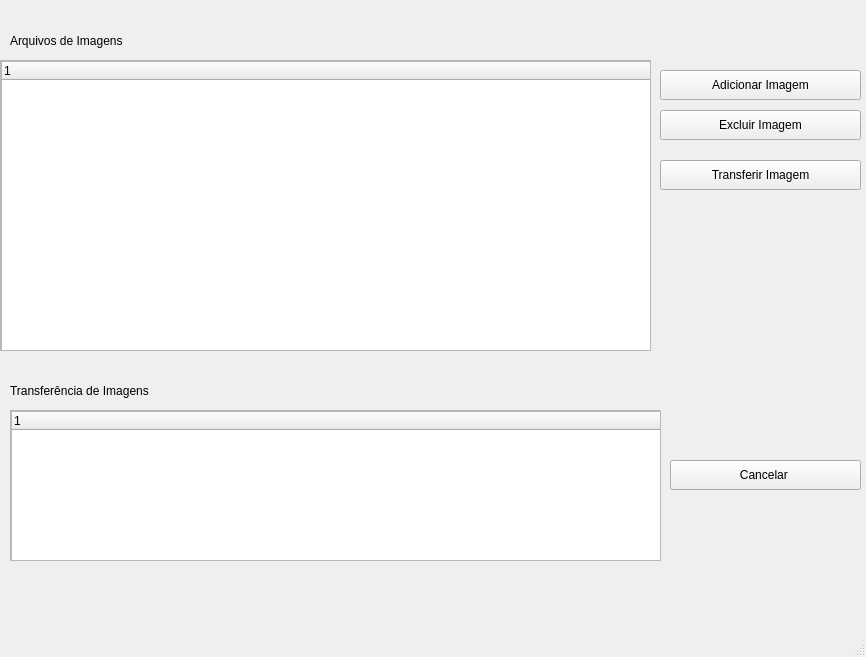
<?xml version="1.0" encoding="UTF-8"?>
<ui version="4.0">
 <class>MainWindow</class>
 <widget class="QMainWindow" name="MainWindow">
  <property name="geometry">
   <rect>
    <x>0</x>
    <y>0</y>
    <width>866</width>
    <height>657</height>
   </rect>
  </property>
  <property name="windowTitle">
   <string>ARIEL</string>
  </property>
  <widget class="QWidget" name="centralwidget">
   <widget class="QLabel" name="label">
    <property name="geometry">
     <rect>
      <x>10</x>
      <y>30</y>
      <width>181</width>
      <height>21</height>
     </rect>
    </property>
    <property name="text">
     <string>Arquivos de Imagens</string>
    </property>
   </widget>
   <widget class="QScrollArea" name="scrollArea">
    <property name="geometry">
     <rect>
      <x>0</x>
      <y>60</y>
      <width>651</width>
      <height>291</height>
     </rect>
    </property>
    <property name="widgetResizable">
     <bool>true</bool>
    </property>
    <widget class="QWidget" name="scrollAreaWidgetContents">
     <property name="geometry">
      <rect>
       <x>0</x>
       <y>0</y>
       <width>649</width>
       <height>289</height>
      </rect>
     </property>
     <widget class="QTreeWidget" name="tw_imgFile">
      <property name="geometry">
       <rect>
        <x>0</x>
        <y>0</y>
        <width>651</width>
        <height>291</height>
       </rect>
      </property>
      <column>
       <property name="text">
        <string notr="true">1</string>
       </property>
      </column>
     </widget>
    </widget>
   </widget>
   <widget class="QPushButton" name="btn_addImg">
    <property name="geometry">
     <rect>
      <x>660</x>
      <y>70</y>
      <width>201</width>
      <height>30</height>
     </rect>
    </property>
    <property name="text">
     <string>Adicionar Imagem</string>
    </property>
   </widget>
   <widget class="QPushButton" name="btn_remove_Img">
    <property name="geometry">
     <rect>
      <x>660</x>
      <y>110</y>
      <width>201</width>
      <height>30</height>
     </rect>
    </property>
    <property name="text">
     <string>Excluir Imagem</string>
    </property>
   </widget>
   <widget class="QPushButton" name="btn_transferImg">
    <property name="geometry">
     <rect>
      <x>660</x>
      <y>160</y>
      <width>201</width>
      <height>30</height>
     </rect>
    </property>
    <property name="text">
     <string>Transferir Imagem</string>
    </property>
   </widget>
   <widget class="QLabel" name="label_2">
    <property name="geometry">
     <rect>
      <x>10</x>
      <y>380</y>
      <width>221</width>
      <height>21</height>
     </rect>
    </property>
    <property name="text">
     <string>Transferência de Imagens</string>
    </property>
   </widget>
   <widget class="QScrollArea" name="scrollArea_2">
    <property name="geometry">
     <rect>
      <x>10</x>
      <y>410</y>
      <width>651</width>
      <height>151</height>
     </rect>
    </property>
    <property name="widgetResizable">
     <bool>true</bool>
    </property>
    <widget class="QWidget" name="scrollAreaWidgetContents_2">
     <property name="geometry">
      <rect>
       <x>0</x>
       <y>0</y>
       <width>649</width>
       <height>149</height>
      </rect>
     </property>
     <widget class="QTreeWidget" name="tw_transferImg">
      <property name="geometry">
       <rect>
        <x>0</x>
        <y>0</y>
        <width>651</width>
        <height>151</height>
       </rect>
      </property>
      <column>
       <property name="text">
        <string notr="true">1</string>
       </property>
      </column>
     </widget>
    </widget>
   </widget>
   <widget class="QPushButton" name="btn_cancelTransfer">
    <property name="geometry">
     <rect>
      <x>670</x>
      <y>460</y>
      <width>191</width>
      <height>30</height>
     </rect>
    </property>
    <property name="text">
     <string>Cancelar </string>
    </property>
   </widget>
  </widget>
  <widget class="QMenuBar" name="menubar">
   <property name="geometry">
    <rect>
     <x>0</x>
     <y>0</y>
     <width>866</width>
     <height>26</height>
    </rect>
   </property>
  </widget>
  <widget class="QStatusBar" name="statusbar"/>
 </widget>
 <resources/>
 <connections/>
</ui>
